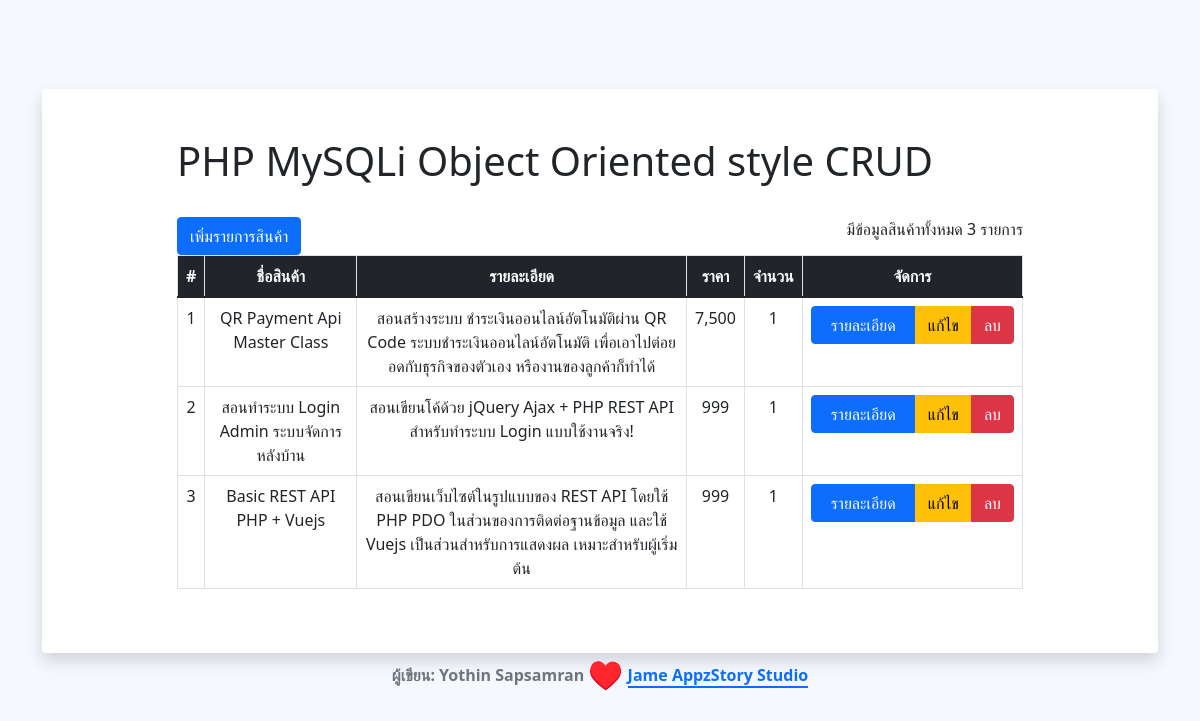
The page / on the database its author committed.
### tables this page shows
CREATE TABLE `products` (
  `id` int(11) NOT NULL,
  `name` varchar(255) NOT NULL,
  `detail` text NOT NULL,
  `price` int(11) NOT NULL,
  `amount` int(11) NOT NULL,
  `created_at` datetime NOT NULL,
  `updated_at` datetime NOT NULL
);

### index.php (the view, shortened to what this page needs)
<?php
    require_once('php/connect.php');
    $sql = "SELECT * FROM products";
    $result = $conn->query($sql);
?>
<!DOCTYPE html>
<html lang="en">
<head>
    <link href="https://cdn.jsdelivr.net/npm/bootstrap@5.1.3/dist/css/bootstrap.min.css" rel="stylesheet">
</head>
<body>
    <div class="flex-container">
        <div class="container">
            <div class="shadow rounded p-5 bg-body h-100">
                <div class="row justify-content-center">
                    <div class="col-lg-10">
                        <h1 class="pb-4"> PHP MySQLi Object Oriented style CRUD </h1>
                        <a href="form-create.php" class="btn btn-primary"  >เพิ่มรายการสินค้า</a>
                        <span class="float-end" >มีข้อมูลสินค้าทั้งหมด <?php echo $result->num_rows ?> รายการ </span>
                    </div>
                    <div class="col-lg-10">
                        <div class="table-responsive" >
                            <?php if ($result->num_rows > 0): ?>
                            <table class="table table-bordered">
                                <thead>
                                <tr class="text-center text-light bg-dark">
                                    <th>#</th>
                                    <th>ชื่อสินค้า</th>
                                    <th>รายละเอียด</th>
                                    <th>ราคา</th>
                                    <th>จำนวน</th>
                                    <th>จัดการ</th>
                                </tr>
                                </thead>
                                <tbody>
                                <?php
                                    $i = 0;
                                    while ($row = $result->fetch_assoc()):
                                        $i++;
                                    ?>
                                    <tr class="text-center">
                                        <td> <?php echo $i ?> </td>
                                        <td> <?php echo $row['name'] ?> </td>
                                        <td> <?php echo $row['detail'] ?> </td>
                                        <td> <?php echo number_format($row['price'], 0)  ?> </td>
                                        <td> <?php echo $row['amount'] ?> </td>
                                        <td>
                                            <div class="btn-group">
                                                <button class="btn btn-primary"
                                                        data-bs-toggle="modal"
                                                        data-bs-target="#my-modal<?php echo $row['id'] ?>"
                                                        style="width: 105px;"> รายละเอียด </button>
                                                <a href="form-update.php?id=<?php echo $row['id'] ?>" class="btn btn-warning"> แก้ไข </a>
                                                <a href="php/delete.php?id=<?php echo $row['id'] ?>" class="btn btn-danger"> ลบ </a>
                                            </div>
                                        </td>
                                    </tr>
                                <?php endwhile; ?>
                                </tbody>
                            </table>
                            <?php
                                else:
                                    echo "<p class='mt-5'>ไม่มีข้อมูลในฐานข้อมูล</p>";
                                endif;
                            ?>
                        </div>
                    </div>
                </div>
            </div>
            <p class="fw-bolder text-secondary text-center">
                ผู้เขียน: Yothin Sapsamran <span class="text-danger fs-3" style="vertical-align: sub;">♥️</span>
                <a class="border-bottom border-2 border-primary text-decoration-none" href="https://appzstory.dev"> Jame AppzStory Studio</a>
            </p>
        </div>
    </div>
</body>
</html>

### index.php (style rules this page uses)
.flex-container { display: flex; align-items: center; justify-content: center; min-height: 100vh; background-color: #F5F8FF; }

### rows shown on the page
products: name "QR Payment Api Master Class", detail "สอนสร้างระบบ ชำระเงินออนไลน์อัตโนมัติผ่าน QR Code ระบบชำระเงินออนไลน์อัตโนมัติ เพื่อเอาไปต่อยอดกับธุรกิจของตัวเอง หรืองานของลูกค้าก็ทำได้", price "7,500", amount "1"
products: name "สอนทำระบบ Login Admin ระบบจัดการหลังบ้าน", detail "สอนเขียนโค้ด้วย jQuery Ajax + PHP REST API สำหรับทำระบบ Login แบบใช้งานจริง!", price "999", amount "1"
products: name "Basic REST API PHP + Vuejs", detail "สอนเขียนเว็บไซต์ในรูปแบบของ REST API โดยใช้ PHP PDO ในส่วนของการติดต่อฐานข้อมูล และใช้ Vuejs เป็นส่วนสำหรับการแสดงผล เหมาะสำหรับผู้เริ่มต้น", price "999", amount "1"

### other values the page prints
$result->num_rows "3"
